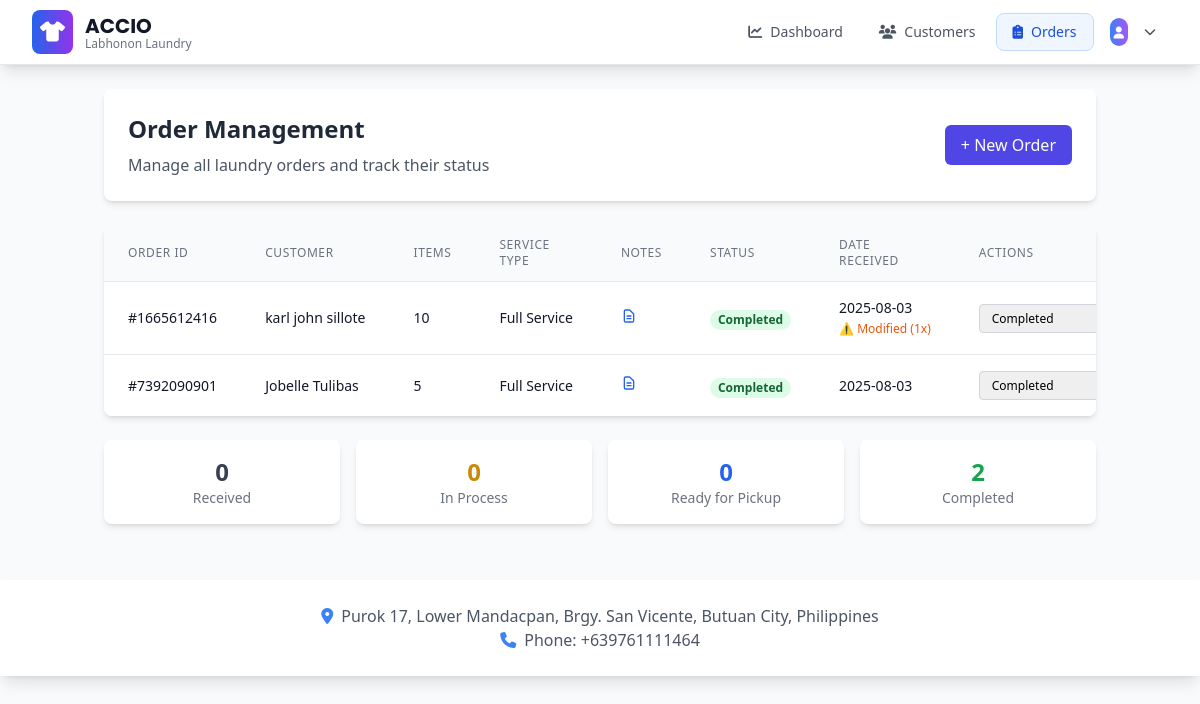
The app's page /order/list (signed in) with its own data.
### app/models.py (models this page shows, shortened)
class Order(db.Model):
    id = db.Column(db.Integer, primary_key=True)
    order_id = db.Column(db.String(10), unique=True)
    customer_id = db.Column(db.Integer, db.ForeignKey('customer.id'), nullable=False)
    item_count = db.Column(db.Integer)
    service_type = db.Column(db.String(50))  # Wash/Dry/Fold/Iron
    price = db.Column(db.Float, default=0.0)  # Total price for the order
    status = db.Column(db.String(20))  # Received, In Process, Ready for Pickup, Completed
    notes = db.Column(db.Text)  # Description of clothes/items
    date_received = db.Column(db.DateTime, default=datetime.utcnow)
    date_updated = db.Column(db.DateTime, default=datetime.utcnow, onupdate=datetime.utcnow)
    last_edited_by = db.Column(db.Integer, db.ForeignKey('user.id'))
    last_edited_at = db.Column(db.DateTime)
    edit_count = db.Column(db.Integer, default=0)
    is_modified = db.Column(db.Boolean, default=False)
    PRICING = {
        'Wash Only': 150,      # ₱150 per order
        'Dry Only': 120,       # ₱120 per order
        'Wash & Dry': 200,     # ₱200 per order
        'Wash & Fold': 250,    # ₱250 per order
        'Full Service': 300,   # ₱300 per order (Wash, Dry, Fold, Iron)
        'Iron Only': 100,      # ₱100 per order
    }

class Customer(db.Model):
    id = db.Column(db.Integer, primary_key=True)
    full_name = db.Column(db.String(150))
    email = db.Column(db.String(150))
    phone = db.Column(db.String(20))
    date_created = db.Column(db.DateTime, default=datetime.utcnow)
    orders = db.relationship('Order', backref='customer', lazy=True)

### app/order.py (the view)
@order.route('/list')
@login_required
def list_orders():
    orders = Order.query.all()
    return render_template("order_list.html", user=current_user, orders=orders)

### app/__init__.py (called while the page is built)
@login_manager.user_loader
def load_user(id):
    from .models import User
    return User.query.get(int(id))

### app/templates/order_list.html (shortened to what this page needs)
{% extends "base.html" %}
{% block content %}
<div class="container mx-auto px-4">
    <div class="bg-white rounded-lg shadow-md p-6 mb-6">
        <div class="flex justify-between items-center">
            <div>
                <h1 class="text-2xl font-bold text-gray-800 mb-2">Order Management</h1>
                <p class="text-gray-600">Manage all laundry orders and track their status</p>
            </div>
            <a href="{{ url_for('order.add_order') }}"
               class="py-2 px-4 bg-indigo-600 hover:bg-indigo-700 text-white font-medium rounded-md transition duration-200">
                + New Order
            </a>
        </div>
    </div>
    <div class="bg-white rounded-lg shadow-md overflow-hidden">
        <div class="overflow-x-auto">
            <table class="min-w-full divide-y divide-gray-200">
                <thead class="bg-gray-50">
                    <tr>
                        <th class="px-6 py-3 text-left text-xs font-medium text-gray-500 uppercase tracking-wider">
                            Order ID
                        </th>
                        <th class="px-6 py-3 text-left text-xs font-medium text-gray-500 uppercase tracking-wider">
                            Customer
                        </th>
                        <th class="px-6 py-3 text-left text-xs font-medium text-gray-500 uppercase tracking-wider">
                            Items
                        </th>
                        <th class="px-6 py-3 text-left text-xs font-medium text-gray-500 uppercase tracking-wider">
                            Service Type
                        </th>
                        <th class="px-6 py-3 text-left text-xs font-medium text-gray-500 uppercase tracking-wider">
                            Notes
                        </th>
                        <th class="px-6 py-3 text-left text-xs font-medium text-gray-500 uppercase tracking-wider">
                            Status
                        </th>
                        <th class="px-6 py-3 text-left text-xs font-medium text-gray-500 uppercase tracking-wider">
                            Date Received
                        </th>
                        <th class="px-6 py-3 text-left text-xs font-medium text-gray-500 uppercase tracking-wider">
                            Actions
                        </th>
                    </tr>
                </thead>
                <tbody class="bg-white divide-y divide-gray-200">
                    {% for order in orders %}
                    <tr class="hover:bg-gray-50">
                        <td class="px-6 py-4 whitespace-nowrap text-sm font-medium text-gray-900">
                            #{{ order.order_id }}
                        </td>
                        <td class="px-6 py-4 whitespace-nowrap text-sm text-gray-900">
                            {{ order.customer.full_name }}
                        </td>
                        <td class="px-6 py-4 whitespace-nowrap text-sm text-gray-900">
                            {{ order.item_count }}
                        </td>
                        <td class="px-6 py-4 whitespace-nowrap text-sm text-gray-900">
                            {{ order.service_type }}
                        </td>
                        <td class="px-6 py-4 text-sm text-gray-900 max-w-xs">
                            {% if order.notes %}
                            <button data-order-id="{{ order.order_id }}" data-notes="{{ order.notes }}"
                                    class="notes-btn text-blue-600 hover:text-blue-800 cursor-pointer"
                                    title="View notes">
                                <svg class="w-4 h-4" fill="none" stroke="currentColor" viewBox="0 0 24 24">
                                    <path stroke-linecap="round" stroke-linejoin="round" stroke-width="2"
                                          d="M9 12h6m-6 4h6m2 5H7a2 2 0 01-2-2V5a2 2 0 012-2h5.586a1 1 0 01.707.293l5.414 5.414a1 1 0 01.293.707V19a2 2 0 01-2 2z"></path>
                                </svg>
                            </button>
                            {% else %}
                            <span class="text-gray-400 text-xs">No description</span>
                            {% endif %}
                        </td>
                        <td class="px-6 py-4 whitespace-nowrap">
                            <span class="px-2 inline-flex text-xs leading-5 font-semibold rounded-full
                                {% if order.status == 'Completed' %}bg-green-100 text-green-800
                                {% elif order.status == 'Ready for Pickup' %}bg-blue-100 text-blue-800
                                {% elif order.status == 'In Process' %}bg-yellow-100 text-yellow-800
                                {% else %}bg-gray-100 text-gray-800{% endif %}">
                                {{ order.status }}
                            </span>
                        </td>
                        <td class="px-6 py-4 whitespace-nowrap text-sm text-gray-900">
                            {{ order.date_received.strftime('%Y-%m-%d') }}
                            {% if order.is_modified %}
                            <br><span class="text-xs text-orange-600">
                                ⚠️ Modified ({{ order.edit_count or 0 }}x)
                            </span>
                            {% endif %}
                        </td>
                        <td class="px-6 py-4 whitespace-nowrap text-sm font-medium">
                            <div class="flex space-x-2">
                                <form method="POST" action="{{ url_for('order.update_status', order_id=order.order_id) }}" class="inline">
                                    <select name="status" onchange="this.form.submit()"
                                            class="text-xs border border-gray-300 rounded px-2 py-1">
                                        <option value="Completed" {% if order.status == 'Completed' %}selected{% endif %}>Completed</option>
                                    </select>
                                </form>
                            </div>
                        </td>
                    </tr>
                    {% else %}
                    <tr>
                        <td colspan="8" class="px-6 py-4 text-center text-gray-500">
                            No orders found. <a href="{{ url_for('order.add_order') }}" class="text-indigo-600 hover:text-indigo-500">Create the first order</a>
                        </td>
                    </tr>
                    {% endfor %}
                </tbody>
            </table>
        </div>
    </div>
    <div class="grid grid-cols-1 md:grid-cols-4 gap-4 mt-6">
        <div class="bg-white rounded-lg shadow-md p-4">
            <div class="text-center">
                <div class="text-2xl font-bold text-gray-700">{{ orders|selectattr("status", "equalto", "Received")|list|length }}</div>
                <div class="text-sm text-gray-500">Received</div>
            </div>
        </div>
        <div class="bg-white rounded-lg shadow-md p-4">
            <div class="text-center">
                <div class="text-2xl font-bold text-yellow-600">{{ orders|selectattr("status", "equalto", "In Process")|list|length }}</div>
                <div class="text-sm text-gray-500">In Process</div>
            </div>
        </div>
        <div class="bg-white rounded-lg shadow-md p-4">
            <div class="text-center">
                <div class="text-2xl font-bold text-blue-600">{{ orders|selectattr("status", "equalto", "Ready for Pickup")|list|length }}</div>
                <div class="text-sm text-gray-500">Ready for Pickup</div>
            </div>
        </div>
        <div class="bg-white rounded-lg shadow-md p-4">
            <div class="text-center">
                <div class="text-2xl font-bold text-green-600">{{ orders|selectattr("status", "equalto", "Completed")|list|length }}</div>
                <div class="text-sm text-gray-500">Completed</div>
            </div>
        </div>
    </div>
</div>
{% endblock %}

### app/templates/base.html (style rules this page uses)
body { font-family: 'Inter', sans-serif; }

### records on screen
Order: order_id "1665612416", customer.full_name "karl john sillote", item_count "10", service_type "Full Service", status "Completed", date_received "2025-08-03", edit_count "1"
Order: order_id "7392090901", customer.full_name "Jobelle Tulibas", item_count "5", service_type "Full Service", status "Completed", date_received "2025-08-03"

### other values on screen
{{ orders|selectattr("status", "equalto", "Received")|list|length }} "0"
{{ orders|selectattr("status", "equalto", "In Process")|list|length }} "0"
{{ orders|selectattr("status", "equalto", "Ready for Pickup")|list|length }} "0"
{{ orders|selectattr("status", "equalto", "Completed")|list|length }} "2"
